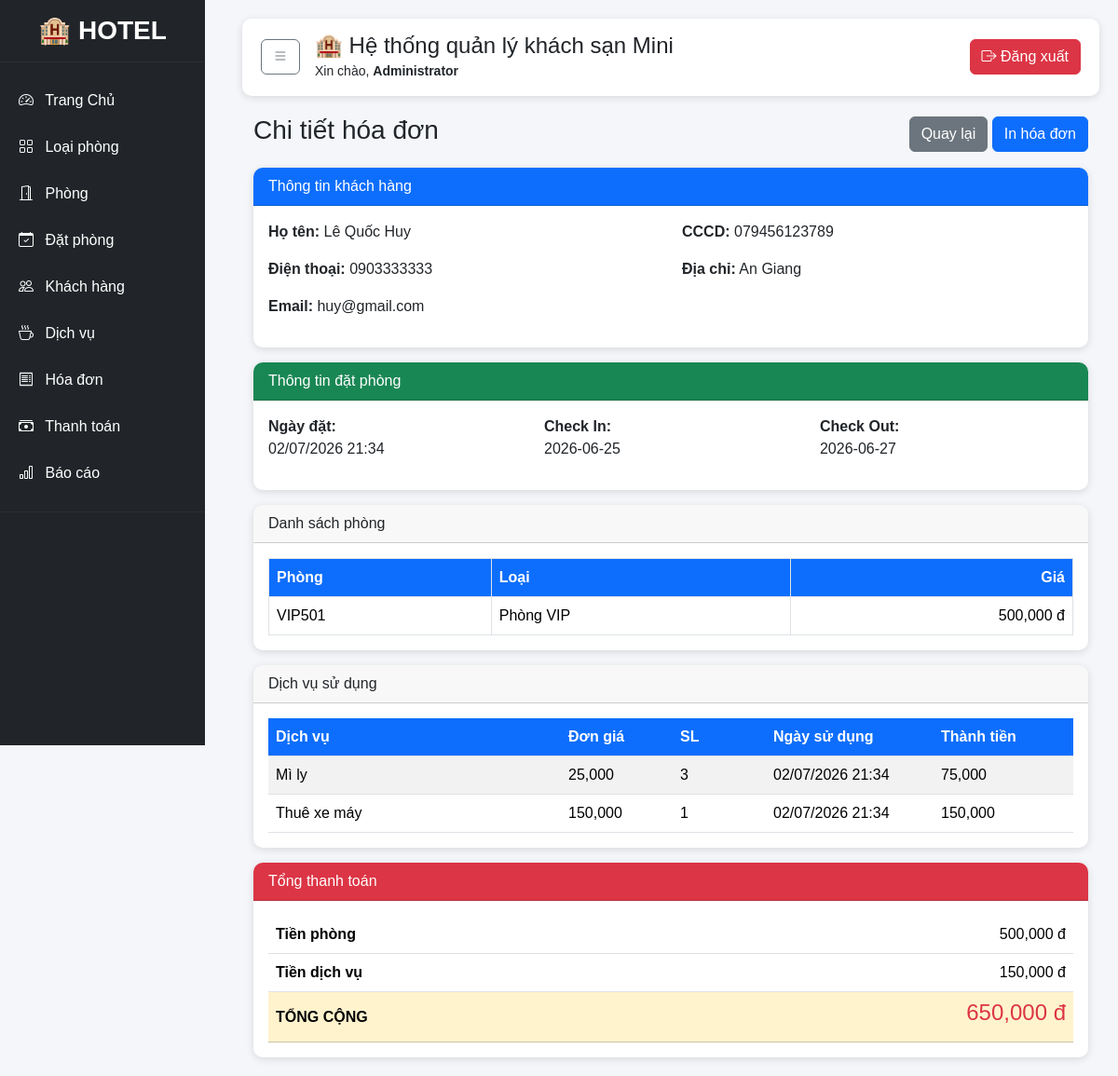
Page /modules/invoices/detail.php?id=1 (signed in) on the committed database.
### tables this page shows
CREATE TABLE invoices (
    invoice_id INT AUTO_INCREMENT PRIMARY KEY,
    booking_id INT NOT NULL,
    invoice_date DATETIME DEFAULT CURRENT_TIMESTAMP,
    
    room_total INT DEFAULT 0,
    service_total INT DEFAULT 0,
    total_amount INT DEFAULT 0,

    FOREIGN KEY (booking_id)
    REFERENCES bookings(booking_id)
);

CREATE TABLE customers (
    customer_id INT AUTO_INCREMENT PRIMARY KEY,
    full_name VARCHAR(100) NOT NULL,
    gender ENUM('Nam', 'Nữ', 'Khác'),
    phone VARCHAR(15),
    email VARCHAR(100),
    id_card VARCHAR(20),
    address TEXT,
    created_at DATETIME DEFAULT CURRENT_TIMESTAMP
);

CREATE TABLE bookings (
    booking_id INT AUTO_INCREMENT PRIMARY KEY,
    customer_id INT NOT NULL,

    booking_date DATETIME DEFAULT CURRENT_TIMESTAMP,
    check_in_date DATE NOT NULL,
    check_out_date DATE NOT NULL,

    actual_check_in DATETIME NULL,
    actual_check_out DATETIME NULL,

    status ENUM(
        'Đã đặt',
        'Đang thuê',
        'Đã trả phòng',
        'Đã hủy'
    ) DEFAULT 'Đã đặt',

    total_amount INT DEFAULT 0, note TEXT,

    FOREIGN KEY (customer_id)
    REFERENCES customers(customer_id)
);

CREATE TABLE booking_details (
    booking_detail_id INT AUTO_INCREMENT PRIMARY KEY,
    booking_id INT NOT NULL,
    room_id INT NOT NULL,
    price INT NOT NULL,

    FOREIGN KEY (booking_id)
    REFERENCES bookings(booking_id)
    ON DELETE CASCADE,

    FOREIGN KEY (room_id)
    REFERENCES rooms(room_id)
);

CREATE TABLE rooms (
    room_id INT AUTO_INCREMENT PRIMARY KEY,
    room_number VARCHAR(20) NOT NULL UNIQUE,
    room_type_id INT NOT NULL,
        status ENUM(
            'Trống', 
            'Đã đặt', 
            'Đang thuê', 
            'Bảo trì'
        ) DEFAULT 'Trống',

    FOREIGN KEY (room_type_id) 
    REFERENCES room_types(room_type_id)
);

CREATE TABLE room_types (
    room_type_id INT AUTO_INCREMENT PRIMARY KEY,
    type_name VARCHAR(100) NOT NULL,
    price INT NOT NULL COMMENT 'Giá phòng VNĐ',
    max_people INT NOT NULL,
    description TEXT
);

CREATE TABLE service_usage (
    usage_id INT AUTO_INCREMENT PRIMARY KEY,
    booking_id INT NOT NULL,
    service_id INT NOT NULL,
    quantity INT DEFAULT 1,
    usage_date DATETIME DEFAULT CURRENT_TIMESTAMP,

    FOREIGN KEY (booking_id)
    REFERENCES bookings(booking_id),

    FOREIGN KEY (service_id)
    REFERENCES services(service_id)
);

CREATE TABLE services (
    service_id INT AUTO_INCREMENT PRIMARY KEY,
    service_name VARCHAR(100) NOT NULL,
    price INT NOT NULL COMMENT 'Giá dịch vụ VNĐ',
    description TEXT
);

### modules/invoices/detail.php (the view, shortened to what this page needs)
<?php
    include '../../config/database.php';
    include '../../includes/header.php';
    $conn = $conn;
    $id = intval($_GET['id']);
    $sql = "SELECT i.*,
                b.booking_id,
                b.booking_date,
                b.check_in_date,
                b.check_out_date,
                b.actual_check_in,
                b.actual_check_out,
                c.full_name,
                c.phone,
                c.email,
                c.id_card,
                c.address
            FROM invoices i
            JOIN bookings b
                ON i.booking_id=b.booking_id
            JOIN customers c
                ON b.customer_id=c.customer_id
            WHERE i.invoice_id='$id' ";
    $invoice = mysqli_fetch_assoc(mysqli_query($conn,$sql));
    $rooms=mysqli_query($conn,"SELECT
                                r.room_number,
                                rt.type_name,
                                bd.price
                            FROM booking_details bd
                            JOIN rooms r
                                ON bd.room_id=r.room_id
                            JOIN room_types rt
                                ON r.room_type_id=rt.room_type_id
                            WHERE bd.booking_id='{$invoice['booking_id']}' ");
    $services=mysqli_query($conn,"SELECT
                                    s.service_name,
                                    s.price,
                                    su.quantity,
                                    su.usage_date
                                FROM service_usage su
                                JOIN services s
                                    ON su.service_id=s.service_id
                                WHERE su.booking_id='{$invoice['booking_id']}' ");
?>
<div class="container-fluid">
    <div class="d-flex justify-content-between align-items-center mb-3">
        <h3>Chi tiết hóa đơn</h3>
        <div>
            <a href="index.php" class="btn btn-secondary">
                Quay lại
            </a>
            <a href="print.php?id=<?= $id ?>" target="_blank"
                class="btn btn-primary">
                In hóa đơn
            </a>
        </div>
    </div>
    <div class="card mb-3">
        <div class="card-header bg-primary text-white">
            Thông tin khách hàng
        </div>
        <div class="card-body">
            <div class="row">
                <div class="col-md-6">
                    <p><strong>Họ tên:</strong>
                        <?= $invoice['full_name'] ?>
                    </p>
                    <p><strong>Điện thoại:</strong>
                        <?= $invoice['phone'] ?>
                    </p>
                    <p><strong>Email:</strong>
                        <?= $invoice['email'] ?>
                    </p>
                </div>
                <div class="col-md-6">
                    <p><strong>CCCD:</strong>
                        <?= $invoice['id_card'] ?>
                    </p>
                    <p><strong>Địa chỉ:</strong>
                        <?= $invoice['address'] ?>
                    </p>
                </div>
            </div>
        </div>
    </div>
    <div class="card mb-3">
        <div class="card-header bg-success text-white">
            Thông tin đặt phòng
        </div>
        <div class="card-body">
            <div class="row">
                <div class="col-md-4">
                    <p>
                        <strong>Ngày đặt:</strong><br>
                        <?= date("d/m/Y H:i",strtotime($invoice['booking_date'])) ?>
                    </p>
                </div>
                <div class="col-md-4">
                    <p>
                        <strong>Check In:</strong><br>
                        <?= $invoice['check_in_date'] ?>
                    </p>
                </div>
                <div class="col-md-4">
                    <p>
                        <strong>Check Out:</strong><br>
                        <?= $invoice['check_out_date'] ?>
                    </p>
                </div>
            </div>
        </div>
    </div>
    <div class="card mb-3">
        <div class="card-header">
            Danh sách phòng
        </div>
        <div class="card-body">
            <table class="table table-bordered">
                <thead>
                    <tr>
                        <th>Phòng</th>
                        <th>Loại</th>
                        <th class="text-end"> Giá </th>
                    </tr>
                </thead>
                <tbody>
                    <?php
                        while($r=mysqli_fetch_assoc($rooms)){
                    ?>
                        <tr>
                            <td>
                                <?= $r['room_number'] ?>
                            </td>
                            <td>
                                <?= $r['type_name'] ?>
                            </td>
                            <td class="text-end">
                                <?= number_format($r['price']) ?> đ
                            </td>
                        </tr>
                    <?php } ?>
                </tbody>
            </table>
        </div>
    </div>
    <div class="card mb-3">
        <div class="card-header">
        Dịch vụ sử dụng
        </div>
        <div class="card-body">
            <table class="table table-striped">
                <thead>
                    <tr>
                        <th>Dịch vụ</th>
                        <th width="120">Đơn giá</th>
                        <th width="100">SL</th>
                        <th width="180">Ngày sử dụng</th>
                        <th width="150">Thành tiền </th>
                    </tr>
                </thead>
                <tbody>
                    <?php
                        while($s=mysqli_fetch_assoc($services)){
                        $thanhtien=$s['price']*$s['quantity'];
                    ?>
                        <tr>
                            <td> <?= $s['service_name'] ?> </td>
                            <td> <?= number_format($s['price']) ?> </td>
                            <td> <?= $s['quantity'] ?> </td>
                            <td> <?= date("d/m/Y H:i",strtotime($s['usage_date'])) ?></td>
                            <td> <?= number_format($thanhtien) ?></td>
                        </tr>
                    <?php } ?>
                </tbody>
            </table>
        </div>
    </div>
    <div class="card">
        <div class="card-header bg-danger text-white">
            Tổng thanh toán
        </div>
        <div class="card-body">
            <table class="table">
                <tr>
                    <th>Tiền phòng</th>
                    <td class="text-end"><?= number_format($invoice['room_total']) ?> đ </td>
                </tr>
                <tr>
                    <th>Tiền dịch vụ</th>
                    <td class="text-end"><?= number_format($invoice['service_total']) ?> đ</td>
                </tr>
                <tr class="table-warning">
                    <th> TỔNG CỘNG </th>
                    <td class="text-end">
                        <h4 class="text-danger">
                            <?= number_format($invoice['total_amount']) ?> đ
                        </h4>
                    </td>
                </tr>
            </table>
        </div>
    </div>
</div>
<?php include __DIR__ .'../../includes/footer.php';?>

### assets/css/header.css (style rules this page uses)
body { margin:0; background:#f4f6f9; font-family:Arial, Helvetica, sans-serif; overflow-x:hidden; }
.card { border:none; border-radius:10px; overflow:hidden; box-shadow:0 2px 8px rgba(0,0,0,.12); }
.table { margin-bottom:0; }
.table thead th { background:#0d6efd; color:white; }
.table td, .table th { vertical-align:middle; }
.btn { border-radius:6px; }

### rows in the picture
invoices: customers.full_name "Lê Quốc Huy", customers.phone "0903333333", customers.email "huy@gmail.com", customers.id_card "079456123789", customers.address "An Giang", booking.booking_date "02/07/2026 21:34", booking.check_in_date "2026-06-25", booking.check_out_date "2026-06-27", room_total "500,000", service_total "150,000", total_amount "650,000"
booking_details: room.room_number "VIP501", room_types.type_name "Phòng VIP", price "500,000"
service_usage: service.service_name "Mì ly", service.price "25,000", quantity "3", usage_date "02/07/2026 21:34", thanhtien "75,000"
service_usage: service.service_name "Thuê xe máy", service.price "150,000", quantity "1", usage_date "02/07/2026 21:34", thanhtien "150,000"

### other values in the picture
$_SESSION['full_name'] "Administrator"
